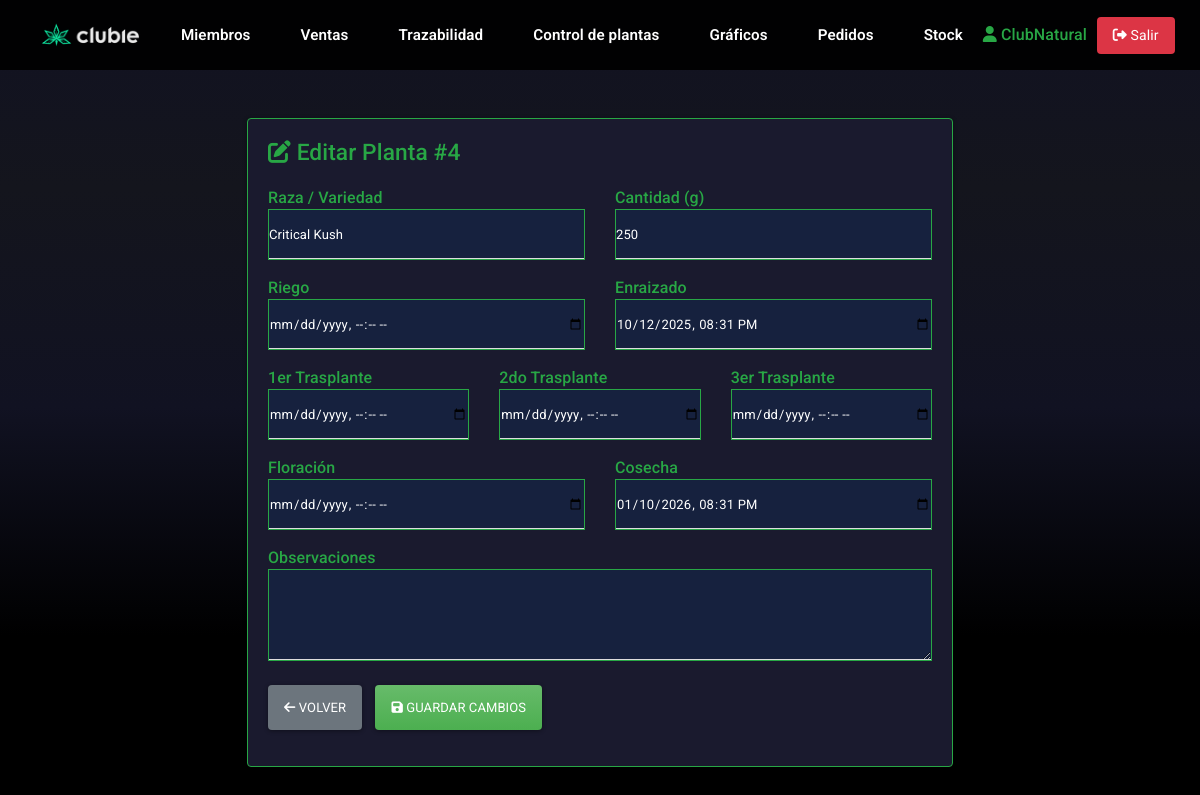
The app's page /editplanta/4 (signed in) with its own data.
### clases.py (models this page shows, shortened)
class Club(db.Model, UserMixin):
    id = db.Column(db.Integer, primary_key=True)
    campoarchivo = db.Column(db.String(30))
    username = db.Column(db.String(30), unique=True, nullable=False)
    password_hash = db.Column(db.String(128), nullable=False)
    email = db.Column(db.String(70))
    is_superuser = db.Column(db.Boolean, default=False)
    fecha_creacion = db.Column(db.DateTime, default=datetime.now)

class Trazabilidad(db.Model):
    idplanta = db.Column(db.Integer, unique=True, nullable=False, primary_key=True)
    club_id = db.Column(db.Integer, db.ForeignKey('club.id'), nullable=False)
    raza = db.Column(db.String(30), nullable=False)
    Enraizado = db.Column(db.DateTime, nullable=True)
    Riego = db.Column(db.DateTime, nullable=True)
    paso1 = db.Column(db.DateTime, nullable=True)
    paso2 = db.Column(db.DateTime, nullable=True)
    paso3 = db.Column(db.DateTime, nullable=True)
    floracion = db.Column(db.DateTime, nullable=True)
    cosecha = db.Column(db.DateTime, nullable=True)
    cantidad = db.Column(db.String(3), nullable=False)
    observaciones = db.Column(db.String(80), nullable=True)

### app.py (the view, shortened to what this page needs)
@app.route('/editplanta/<idplanta>', methods=['GET', 'POST'])
@login_required
def editar_planta(idplanta):
    planta = Trazabilidad.query.get_or_404(idplanta)
    form = PlantForm(obj=planta)
    return render_template('/logueado/edit_planta.html', form=form, planta=planta)

### clases.py
class PlantForm(FlaskForm):
    idplanta = IntegerField('idplanta')
    raza = StringField('raza')
    Enraizado = DateTimeLocalField('Enraizado', format='%Y-%m-%dT%H:%M', validators=[Optional()])
    Riego = DateTimeLocalField('Riego', format='%Y-%m-%dT%H:%M', validators=[Optional()])
    paso1 = DateTimeLocalField('paso1', format='%Y-%m-%dT%H:%M', validators=[Optional()])
    paso2 = DateTimeLocalField('paso2', format='%Y-%m-%dT%H:%M', validators=[Optional()])
    paso3 = DateTimeLocalField('paso3', format='%Y-%m-%dT%H:%M', validators=[Optional()])
    floracion = DateTimeLocalField('floracion', format='%Y-%m-%dT%H:%M', validators=[Optional()])
    cosecha = DateTimeLocalField('cosecha', format='%Y-%m-%dT%H:%M', validators=[Optional()])
    cantidad = StringField('cantidad')
    observaciones = StringField('observaciones')

### app.py (called while the page is built)
@login_manager.user_loader
def load_user(user_id):
    if isinstance(user_id, str) and user_id.startswith('member_'):
        member_id = int(user_id.replace('member_', ''))
        return Member.query.get(member_id)
    return Club.query.get(int(user_id))

### templates/logueado/edit_planta.html (shortened to what this page needs)
{% extends 'base-log.html' %}
{% block body %}
<link rel="stylesheet" href="https://bootswatch.com/4/materia/bootstrap.min.css">
<link rel="stylesheet" href="{{ url_for('static', filename='css/edit.css') }}">
<div class="col-md-8 offset-md-2">
    <div class="card card-body">
        <h3><i class="fas fa-edit"></i> Editar Planta #{{ planta.idplanta }}</h3>
        <form action="/editplanta/{{ planta.idplanta }}" method="POST">
            <div class="row">
                <div class="col-md-6">
                    <div class="form-group">
                        <label for="raza">Raza / Variedad</label>
                        <input type="text" id="raza" name="raza" class="form-control" value="{{ planta.raza or '' }}">
                    </div>
                </div>
                <div class="col-md-6">
                    <div class="form-group">
                        <label for="cantidad">Cantidad (g)</label>
                        <input type="text" id="cantidad" name="cantidad" class="form-control"
                            value="{{ planta.cantidad or '' }}">
                    </div>
                </div>
            </div>
            <div class="row">
                <div class="col-md-6">
                    <div class="form-group">
                        <label for="Riego">Riego</label>
                        <input type="datetime-local" id="Riego" name="Riego" class="form-control"
                            value="{{ planta.Riego.strftime('%Y-%m-%dT%H:%M') if planta.Riego else '' }}">
                    </div>
                </div>
                <div class="col-md-6">
                    <div class="form-group">
                        <label for="Enraizado">Enraizado</label>
                        <input type="datetime-local" id="Enraizado" name="Enraizado" class="form-control"
                            value="{{ planta.Enraizado.strftime('%Y-%m-%dT%H:%M') if planta.Enraizado else '' }}">
                    </div>
                </div>
            </div>
            <div class="row">
                <div class="col-md-4">
                    <div class="form-group">
                        <label for="paso1">1er Trasplante</label>
                        <input type="datetime-local" id="paso1" name="paso1" class="form-control"
                            value="{{ planta.paso1.strftime('%Y-%m-%dT%H:%M') if planta.paso1 else '' }}">
                    </div>
                </div>
                <div class="col-md-4">
                    <div class="form-group">
                        <label for="paso2">2do Trasplante</label>
                        <input type="datetime-local" id="paso2" name="paso2" class="form-control"
                            value="{{ planta.paso2.strftime('%Y-%m-%dT%H:%M') if planta.paso2 else '' }}">
                    </div>
                </div>
                <div class="col-md-4">
                    <div class="form-group">
                        <label for="paso3">3er Trasplante</label>
                        <input type="datetime-local" id="paso3" name="paso3" class="form-control"
                            value="{{ planta.paso3.strftime('%Y-%m-%dT%H:%M') if planta.paso3 else '' }}">
                    </div>
                </div>
            </div>
            <div class="row">
                <div class="col-md-6">
                    <div class="form-group">
                        <label for="floracion">Floración</label>
                        <input type="datetime-local" id="floracion" name="floracion" class="form-control"
                            value="{{ planta.floracion.strftime('%Y-%m-%dT%H:%M') if planta.floracion else '' }}">
                    </div>
                </div>
                <div class="col-md-6">
                    <div class="form-group">
                        <label for="cosecha">Cosecha</label>
                        <input type="datetime-local" id="cosecha" name="cosecha" class="form-control"
                            value="{{ planta.cosecha.strftime('%Y-%m-%dT%H:%M') if planta.cosecha else '' }}">
                    </div>
                </div>
            </div>
            <div class="form-group">
                <label for="observaciones">Observaciones</label>
                <textarea id="observaciones" name="observaciones" class="form-control"
                    rows="3">{{ planta.observaciones or '' }}</textarea>
            </div>
            <div class="form-group mt-4">
                <a href="{{ url_for('ctrPlantas') }}" class="btn btn-volver">
                    <i class="fas fa-arrow-left"></i> Volver
                </a>
                <button type="submit" class="btn btn-success">
                    <i class="fas fa-save"></i> Guardar Cambios
                </button>
            </div>
        </form>
    </div>
</div>
{% endblock %}

### templates/base-log.html (shortened to what this page needs)
<!DOCTYPE html>
<html lang="es">
<head>
    <link rel="stylesheet" href="{{ url_for('static', filename='css/header.css') }}">
    <link rel="stylesheet" href="{{ url_for('static', filename='css/footer.css') }}">
</head>
<body>
    <header class="header">
        <div class="logo">
            <a href="{{ url_for('index') }}">
                <img src="{{ url_for('static', filename='media/editado.png') }}" alt="Logo de marca">
            </a>
        </div>
        <nav class="opcion">
            <ul class="nav-links">
                <li><a href="{{ url_for('miembros') }}">Miembros</a></li>
                <li><a href="{{ url_for('ventas') }}">Ventas</a></li>
                <li><a href="{{ url_for('trazabilidad') }}">Trazabilidad</a></li>
                <li><a href="{{ url_for('ctrPlantas') }}">Control de plantas</a></li>
                <li><a href="{{ url_for('graficos') }}">Gráficos</a></li>
                <li><a href="{{ url_for('ver_pedidos') }}">Pedidos</a></li>
                <li><a href="{{ url_for('ver_stock') }}">Stock</a></li>
            </ul>
        </nav>
        <div class="nav-right">
            {% if current_user.is_authenticated %}
            <span class="user-info">
                <a href="{{ url_for('miembros') }}" style="color: #28a745 !important; text-decoration: none;">
                    <i class="fas fa-user"></i> {{ current_user.username }}
                </a>
            </span>
            <a href="{{ url_for('logout') }}" class="logout-btn"><i class="fas fa-sign-out-alt"></i> Salir</a>
            {% endif %}
        </div>
    </header>
    <main>
        <div class="p-5">
            {% block body %}
            {% endblock %}
        </div>
    </main>
</body>
</html>

### static/css/header.css (style rules this page uses)
header.header { position: sticky; top: 0; left: 0; width: 100%; padding: 15px 30px; display: flex !important; flex-wrap: nowrap !important; justify-content: space-between; align-items: center; z-index: 1000; background-color: rgba(0, 0, 0, 0.95); box-sizing: border-box; }
.header .logo { flex-shrink: 0; }
.header .logo img { cursor: pointer; height: 40px; width: auto; }
.header .logo img { transition: all 0.3s; }
.header .opcion { flex: 1; display: flex; justify-content: center; }
.header .opcion a { position: relative; font-size: 0.95em; color: #fff; font-weight: 600; text-decoration: none; margin-left: 10px; padding: 6px 12px; transition: .5s; white-space: nowrap; }
.header ul { list-style: none; margin: 0; padding: 0; display: flex; align-items: center; }
.header .nav-links li { display: inline-block; padding: 0px 8px; }
.header .nav-right { flex-shrink: 0; display: flex; align-items: center; gap: 10px; }

### static/css/edit.css (style rules this page uses)
body { background: linear-gradient(0deg, rgba(0,0,0,1) 22%, rgba(17,18,34,1) 50%, rgba(20,21,29,1) 77%, rgba(17,18,34,1) 100%); }
header { font-size: 16px; }
label { font-size: 16px; font-weight: bolder; margin-bottom: -10px; color: #3C3C3B; }

### templates/base-log.html (style rules this page uses)
.header .logout-btn { background: #dc3545 !important; color: white !important; border: none !important; padding: 8px 16px !important; border-radius: 4px !important; cursor: pointer; text-decoration: none !important; font-size: 14px !important; display: inline-block !important; white-space: nowrap; }
.header .user-info { color: #28a745 !important; font-weight: 500; white-space: nowrap; }

### templates/logueado/edit_planta.html (style rules this page uses)
.card-body { background: #1a1a2e; border: 1px solid #28a745; }
.card-body label { color: #28a745; font-weight: 500; }
.form-control { background: #16213e; border: 1px solid #28a745; color: white; }
h3 { color: #28a745; margin-bottom: 20px; }
.btn-volver { background: #6c757d; color: white; margin-right: 10px; }

### records on screen
Club: username "ClubNatural"
Trazabilidad: idplanta "4", raza "Critical Kush", cantidad "250", Enraizado "10/12/2025 20:31", cosecha "01/10/2026 20:31"
